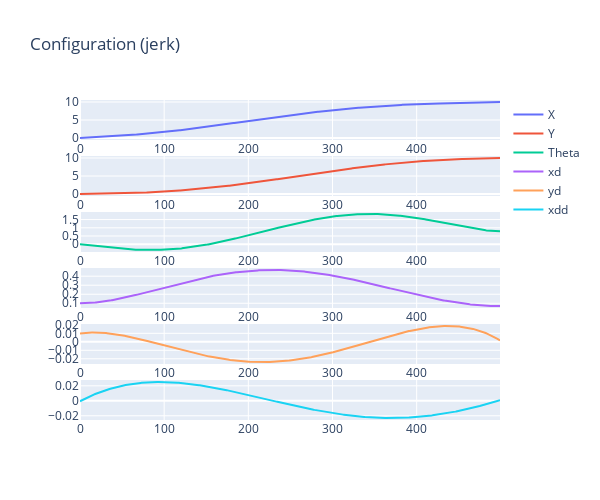
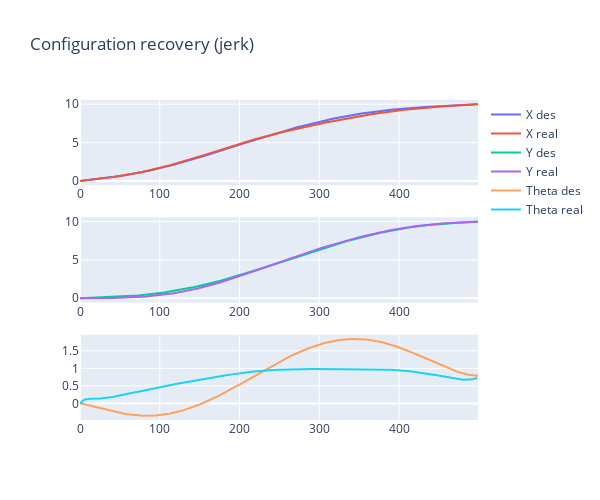
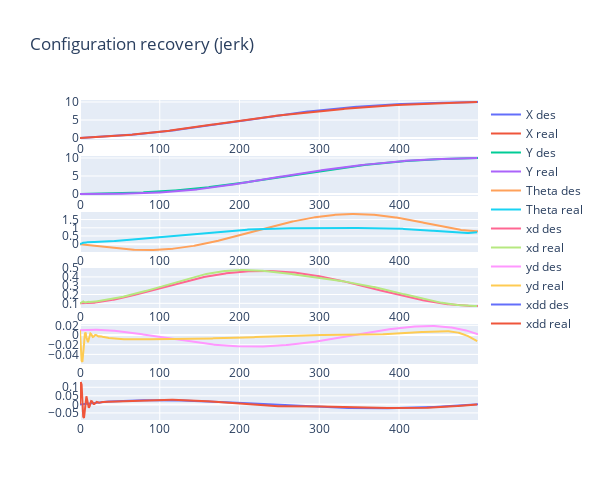
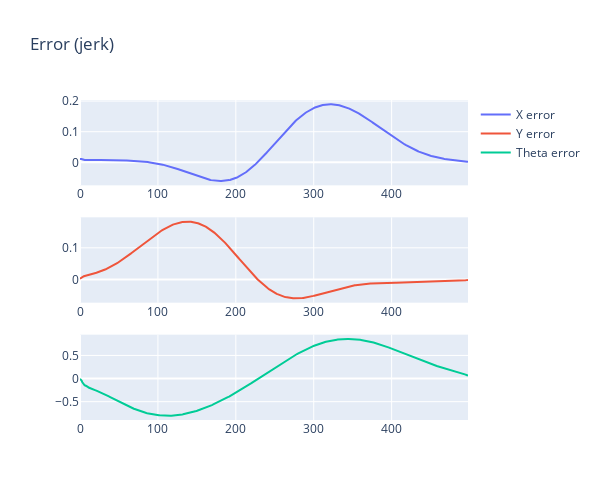

These figures' notebook cell, in order:
### Code cell
evaluate = State_Reconstruction(rrt.confs, rrt.commands, rrt.accs_robF, jerk)
evaluate.rec_states()
evaluate.plot_stuff()

### Figure 1 — Plotly figure (JSON) as saved in the notebook; plotly's stock layout.template omitted (floating-point values rounded to 4 significant figures; data arrays with more than 128 entries replaced by an {"elided": "..."} marker saying what was removed)
{"data": [{"name": "X ", "type": "scatter", "x": {"elided": "499 float values"}, "xaxis": "x", "y": {"elided": "499 float values"}, "yaxis": "y"}, {"name": "Y ", "type": "scatter", "x": {"elided": "499 float values"}, "xaxis": "x2", "y": {"elided": "499 float values"}, "yaxis": "y2"}, {"name": "Theta ", "type": "scatter", "x": {"elided": "499 float values"}, "xaxis": "x3", "y": {"elided": "499 float values"}, "yaxis": "y3"}, {"name": "xd ", "type": "scatter", "x": {"elided": "499 float values"}, "xaxis": "x4", "y": {"elided": "499 float values"}, "yaxis": "y4"}, {"name": "yd ", "type": "scatter", "x": {"elided": "499 float values"}, "xaxis": "x5", "y": {"elided": "499 float values"}, "yaxis": "y5"}, {"name": "xdd ", "type": "scatter", "x": {"elided": "499 float values"}, "xaxis": "x6", "y": {"elided": "499 float values"}, "yaxis": "y6"}], "layout": {"height": 500, "title": {"text": "Configuration (jerk)"}, "width": 600, "xaxis": {"anchor": "y", "domain": [0, 1]}, "xaxis2": {"anchor": "y2", "domain": [0, 1]}, "xaxis3": {"anchor": "y3", "domain": [0, 1]}, "xaxis4": {"anchor": "y4", "domain": [0, 1]}, "xaxis5": {"anchor": "y5", "domain": [0, 1]}, "xaxis6": {"anchor": "y6", "domain": [0, 1]}, "yaxis": {"anchor": "x", "domain": [0.875, 1]}, "yaxis2": {"anchor": "x2", "domain": [0.7, 0.825]}, "yaxis3": {"anchor": "x3", "domain": [0.525, 0.65]}, "yaxis4": {"anchor": "x4", "domain": [0.35, 0.475]}, "yaxis5": {"anchor": "x5", "domain": [0.175, 0.3]}, "yaxis6": {"anchor": "x6", "domain": [0, 0.125]}}}

### Figure 2 — Plotly figure (JSON) as saved in the notebook; plotly's stock layout.template omitted (floating-point values rounded to 4 significant figures; data arrays with more than 128 entries replaced by an {"elided": "..."} marker saying what was removed)
{"data": [{"name": "X des", "type": "scatter", "x": {"elided": "499 float values"}, "xaxis": "x", "y": {"elided": "499 float values"}, "yaxis": "y"}, {"name": "X real", "type": "scatter", "x": {"elided": "499 float values"}, "xaxis": "x", "y": {"elided": "498 float values"}, "yaxis": "y"}, {"name": "Y des", "type": "scatter", "x": {"elided": "499 float values"}, "xaxis": "x2", "y": {"elided": "499 float values"}, "yaxis": "y2"}, {"name": "Y real", "type": "scatter", "x": {"elided": "499 float values"}, "xaxis": "x2", "y": {"elided": "498 float values"}, "yaxis": "y2"}, {"name": "Theta des", "type": "scatter", "x": {"elided": "499 float values"}, "xaxis": "x3", "y": {"elided": "499 float values"}, "yaxis": "y3"}, {"name": "Theta real", "type": "scatter", "x": {"elided": "499 float values"}, "xaxis": "x3", "y": {"elided": "498 float values"}, "yaxis": "y3"}], "layout": {"height": 500, "title": {"text": "Configuration recovery (jerk)"}, "width": 600, "xaxis": {"anchor": "y", "domain": [0, 1]}, "xaxis2": {"anchor": "y2", "domain": [0, 1]}, "xaxis3": {"anchor": "y3", "domain": [0, 1]}, "yaxis": {"anchor": "x", "domain": [0.7333, 1]}, "yaxis2": {"anchor": "x2", "domain": [0.3667, 0.6333]}, "yaxis3": {"anchor": "x3", "domain": [0, 0.2667]}}}

### Figure 3 — Plotly figure (JSON) as saved in the notebook; plotly's stock layout.template omitted (floating-point values rounded to 4 significant figures; data arrays with more than 128 entries replaced by an {"elided": "..."} marker saying what was removed)
{"data": [{"name": "X des", "type": "scatter", "x": {"elided": "499 float values"}, "xaxis": "x", "y": {"elided": "499 float values"}, "yaxis": "y"}, {"name": "X real", "type": "scatter", "x": {"elided": "499 float values"}, "xaxis": "x", "y": {"elided": "498 float values"}, "yaxis": "y"}, {"name": "Y des", "type": "scatter", "x": {"elided": "499 float values"}, "xaxis": "x2", "y": {"elided": "499 float values"}, "yaxis": "y2"}, {"name": "Y real", "type": "scatter", "x": {"elided": "499 float values"}, "xaxis": "x2", "y": {"elided": "498 float values"}, "yaxis": "y2"}, {"name": "Theta des", "type": "scatter", "x": {"elided": "499 float values"}, "xaxis": "x3", "y": {"elided": "499 float values"}, "yaxis": "y3"}, {"name": "Theta real", "type": "scatter", "x": {"elided": "499 float values"}, "xaxis": "x3", "y": {"elided": "498 float values"}, "yaxis": "y3"}, {"name": "xd des", "type": "scatter", "x": {"elided": "499 float values"}, "xaxis": "x4", "y": {"elided": "499 float values"}, "yaxis": "y4"}, {"name": "xd real", "type": "scatter", "x": {"elided": "499 float values"}, "xaxis": "x4", "y": {"elided": "498 float values"}, "yaxis": "y4"}, {"name": "yd des", "type": "scatter", "x": {"elided": "499 float values"}, "xaxis": "x5", "y": {"elided": "499 float values"}, "yaxis": "y5"}, {"name": "yd real", "type": "scatter", "x": {"elided": "499 float values"}, "xaxis": "x5", "y": {"elided": "498 float values"}, "yaxis": "y5"}, {"name": "xdd des", "type": "scatter", "x": {"elided": "499 float values"}, "xaxis": "x6", "y": {"elided": "499 float values"}, "yaxis": "y6"}, {"name": "xdd real", "type": "scatter", "x": {"elided": "499 float values"}, "xaxis": "x6", "y": {"elided": "498 float values"}, "yaxis": "y6"}], "layout": {"height": 500, "title": {"text": "Configuration recovery (jerk)"}, "width": 600, "xaxis": {"anchor": "y", "domain": [0, 1]}, "xaxis2": {"anchor": "y2", "domain": [0, 1]}, "xaxis3": {"anchor": "y3", "domain": [0, 1]}, "xaxis4": {"anchor": "y4", "domain": [0, 1]}, "xaxis5": {"anchor": "y5", "domain": [0, 1]}, "xaxis6": {"anchor": "y6", "domain": [0, 1]}, "yaxis": {"anchor": "x", "domain": [0.875, 1]}, "yaxis2": {"anchor": "x2", "domain": [0.7, 0.825]}, "yaxis3": {"anchor": "x3", "domain": [0.525, 0.65]}, "yaxis4": {"anchor": "x4", "domain": [0.35, 0.475]}, "yaxis5": {"anchor": "x5", "domain": [0.175, 0.3]}, "yaxis6": {"anchor": "x6", "domain": [0, 0.125]}}}

### Figure 4 — Plotly figure (JSON) as saved in the notebook; plotly's stock layout.template omitted (floating-point values rounded to 4 significant figures; data arrays with more than 128 entries replaced by an {"elided": "..."} marker saying what was removed)
{"data": [{"name": "X error ", "type": "scatter", "x": {"elided": "498 float values"}, "xaxis": "x", "y": {"elided": "498 float values"}, "yaxis": "y"}, {"name": "Y error ", "type": "scatter", "x": {"elided": "498 float values"}, "xaxis": "x2", "y": {"elided": "498 float values"}, "yaxis": "y2"}, {"name": "Theta error ", "type": "scatter", "x": {"elided": "498 float values"}, "xaxis": "x3", "y": {"elided": "498 float values"}, "yaxis": "y3"}], "layout": {"height": 500, "title": {"text": "Error (jerk)"}, "width": 600, "xaxis": {"anchor": "y", "domain": [0, 1]}, "xaxis2": {"anchor": "y2", "domain": [0, 1]}, "xaxis3": {"anchor": "y3", "domain": [0, 1]}, "yaxis": {"anchor": "x", "domain": [0.7333, 1]}, "yaxis2": {"anchor": "x2", "domain": [0.3667, 0.6333]}, "yaxis3": {"anchor": "x3", "domain": [0, 0.2667]}}}
